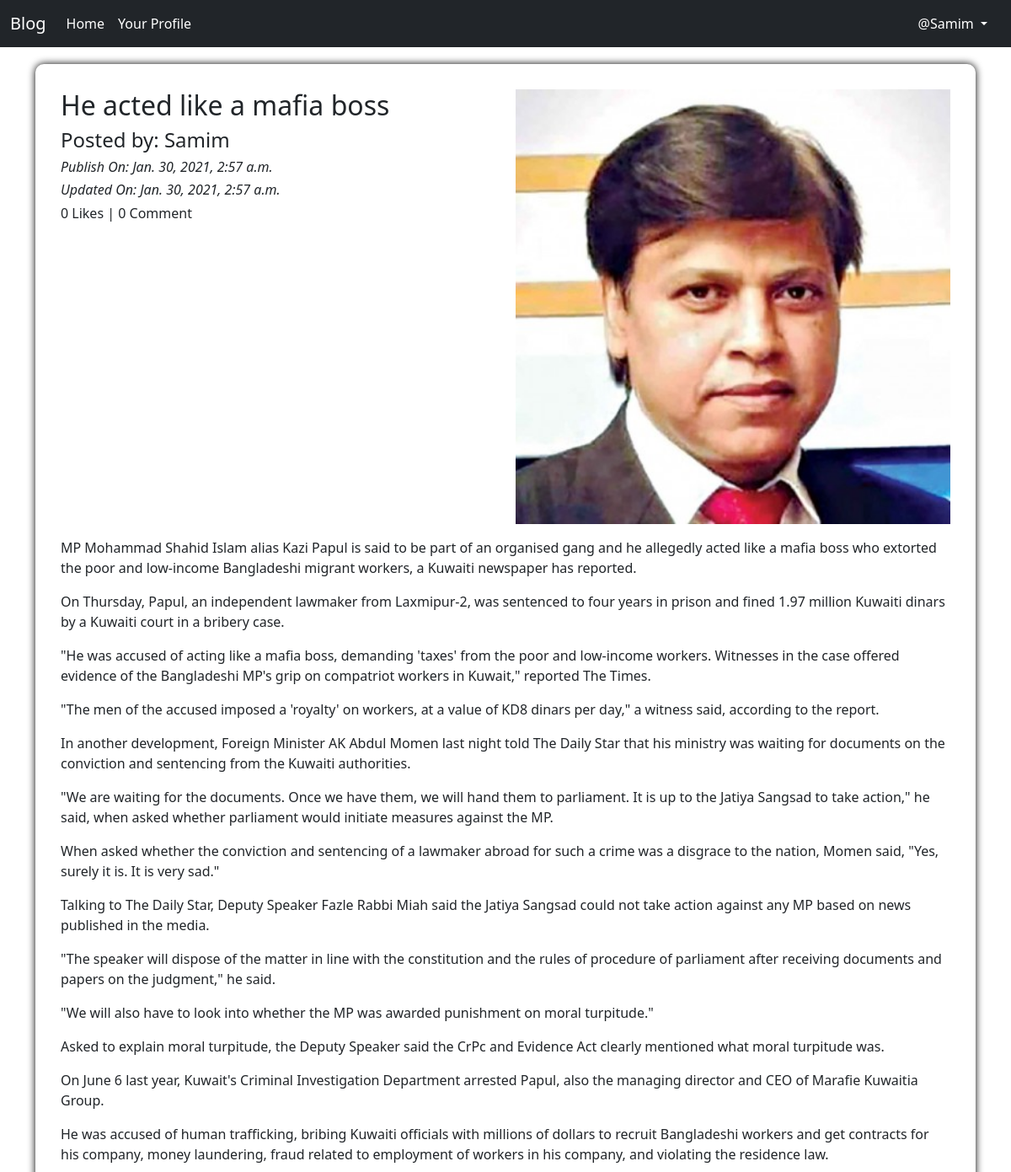
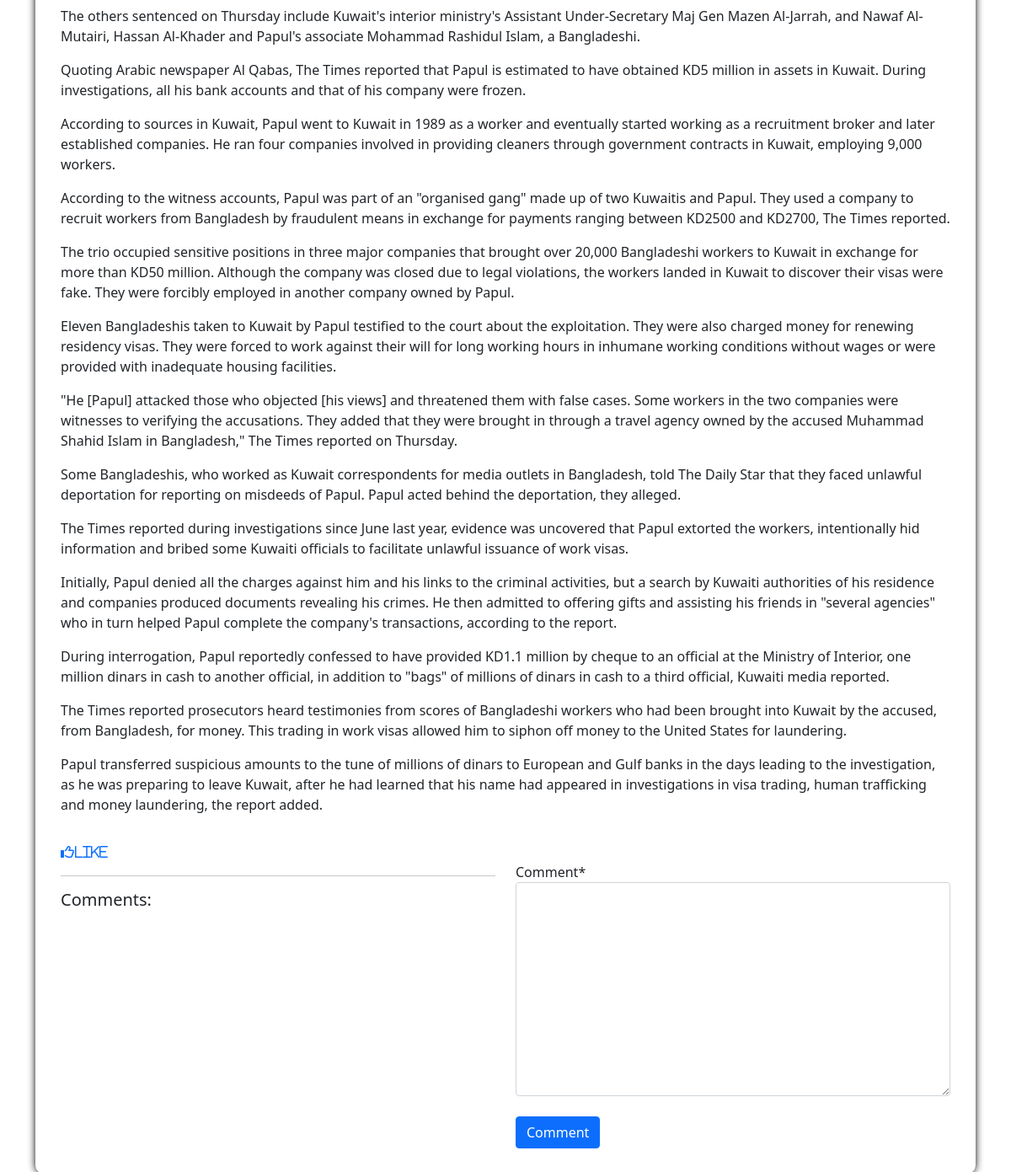
The page /blog/details/he-acted-like-a-mafia-boss-6f335e36-b181-40fc-98ea-4fe851074731 (signed in) on the database its author committed (2 pictures, top to bottom).
### App_Blog/models.py (models this page shows, shortened)
class Blog(models.Model):
    author = models.ForeignKey(User, on_delete=models.CASCADE, related_name='post_author')
    blog_title = models.CharField(max_length=200, verbose_name="put a title")
    slug = models.SlugField(max_length=265, unique=True)
    blog_content = models.TextField(verbose_name="what in your mind")
    blog_image = models.ImageField(upload_to='blog_images', verbose_name="Image")
    publish_date = models.DateTimeField(auto_now_add=True)
    update_date = models.DateTimeField(auto_now=True)
    class Meta:
        ordering = ('-publish_date',)

### App_Blog/views.py (the view, shortened to what this page needs)
# urls.py: path('details/<slug:slug>', views.blog_details, name='blog_details'),
@login_required
def blog_details(request, slug):
    blog = Blog.objects.get(slug=slug)
    comment_form = CommentForm()
    already_liked = Likes.objects.filter(blog=blog, user=request.user)
    if already_liked:
        liked = True
    else:
        liked = False
    return render(request, 'App_Blog/blog_details.html', context={'blog':blog, 'comment_form':comment_form, 'liked':liked})

### App_Blog/forms.py
class CommentForm(forms.ModelForm):
    class Meta:
        model = Comment
        fields = ('comment',)

### templates/App_Blog/blog_details.html (shortened to what this page needs)
{% extends 'base.html' %}
{% load static %}
{% load crispy_forms_tags %}
{% block content %}
<div class="main-content">
    <div class="row">
        <div class="col-sm-6">
            <h2>{{blog.blog_title}}</h2>
            <h4>Posted by: {{blog.author}}</h4>
            <i><h6>Publish On: {{blog.publish_date}}</h6></i>
            <i><h6>Updated On: {{blog.update_date}}</h6></i>
            <h6>{{blog.liked_blog.count}} Likes | {{blog.blog_comment.count}} Comment</h6>
        </div>
        <div class="col-sm-6">
            <img src="/media/{{blog.blog_image}}" width="100%">
        </div>
        <p>
            {{blog.blog_content|linebreaks}}
        </p>
        {% if not liked %}
        <a href="{% url 'App_Blog:liked_post' pk=blog.pk %}">
            <i class="fa fa-thumbs-o-up" aria-hidden="true">Like</i>
        </a>
        {% else %}
        <a href="{% url 'App_Blog:dislike_post' pk=blog.pk %}">
            <i class="fa fa-thumbs-o-down" aria-hidden="true">Unlike</i>
        </a>
        {% endif %}
    </div>
    <div class="row">
        <div class="col-sm-6">
            <hr>
            <h5>Comments:</h5>
        </div>
        <div class="col-sm-6">
            <form method="POST">
                {{comment_form|crispy}}
                <br>
                <button type="submit" name="submit" class="btn btn-primary">Comment</button>
            </form>
        </div>
    </div>
</div>
{% endblock %}

### templates/base.html (shortened to what this page needs)
<!doctype html>
{% load static %}
<html lang="en">
  <head>
    <link href="https://cdn.jsdelivr.net/npm/bootstrap@5.0.0-beta1/dist/css/bootstrap.min.css" rel="stylesheet">
    <link rel="stylesheet" href="{% static 'CSS/style.css' %}" type="text/css">
    <link rel="stylesheet" href="https://cdnjs.cloudflare.com/ajax/libs/font-awesome/4.7.0/css/font-awesome.min.css">
  </head>
  <body>
    <nav class="navbar navbar-expand-lg navbar-dark bg-dark">
        <div class="container-fluid">
          <a class="navbar-brand" href="#">Blog</a>
          <div class="collapse navbar-collapse" id="navbarSupportedContent">
            <ul class="navbar-nav me-auto mb-2 mb-lg-0">
              <li class="nav-item">
                <a class="nav-link active" href="{% url 'index' %}" aria-current="page" href="#">Home</a>
              </li>
              {% if user.is_authenticated %}
              <li class="nav-item">
                <a class="nav-link active" href="{% url 'App_login:profile' %}">Your Profile</a>
              </li>
              {% endif %}
            </ul>
            {% if user.is_authenticated %}
            <div class="nav-item dropdown">
                <a class="nav-link dropdown-toggle" href="#" id="navbardrop" data-toggle="dropdown">
                    @{{user.username}}
                </a>
            </div>
            {% endif %}
          </div>
        </div>
    </nav>
    <div class="container" style="padding-top: 20px;">
      {% block content %}
      {% endblock content %}
    </div>
  </body>
</html>

### static/CSS/style.css (style rules this page uses)
.main-content { background: #fff; padding: 30px; border-radius: 10px; box-shadow: 0px 0px 10px 0px #000; margin-bottom: 20px; }
#navbardrop { color: #fff; }

### rows shown on the page
Blog: blog_title "He acted like a mafia boss", author "Samim", publish_date "Jan. 30, 2021, 2:57 a.m.", update_date "Jan. 30, 2021, 2:57 a.m.", liked_blog.count "0", blog_comment.count "0", blog_image (picture), blog_content "MP Mohammad Shahid Islam alias Kazi Papul is said to be part of an organised gang and he allegedly acted like a mafia boss who extorted the poor and low-income Bangladeshi migrant workers, a Kuwaiti newspaper has reported. On Thursday, Papul, an independent lawmaker from Laxmipur-2, was sentenced to four years in prison and fined 1.97 million Kuwaiti dinars by a Kuwaiti court in a bribery case. \"He was accused of acting like a mafia boss, demanding 'taxes' from the poor and low-income workers. Witnesses in the case offered evidence of the Bangladeshi MP's grip on compatriot workers in Kuwait,\" reported The Times. \"The men of the accused imposed a 'royalty' on workers, at a value of KD8…"

### other values the page prints
{{ user.username }} "Samim"
